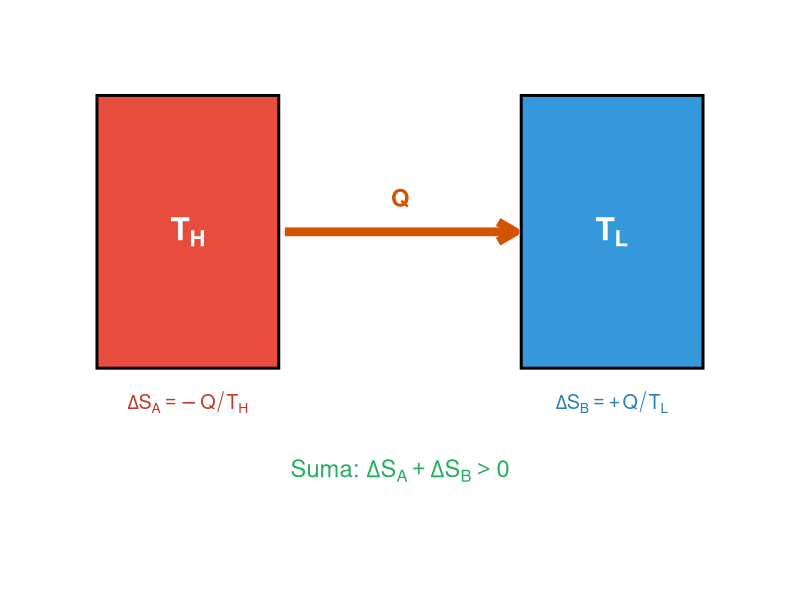
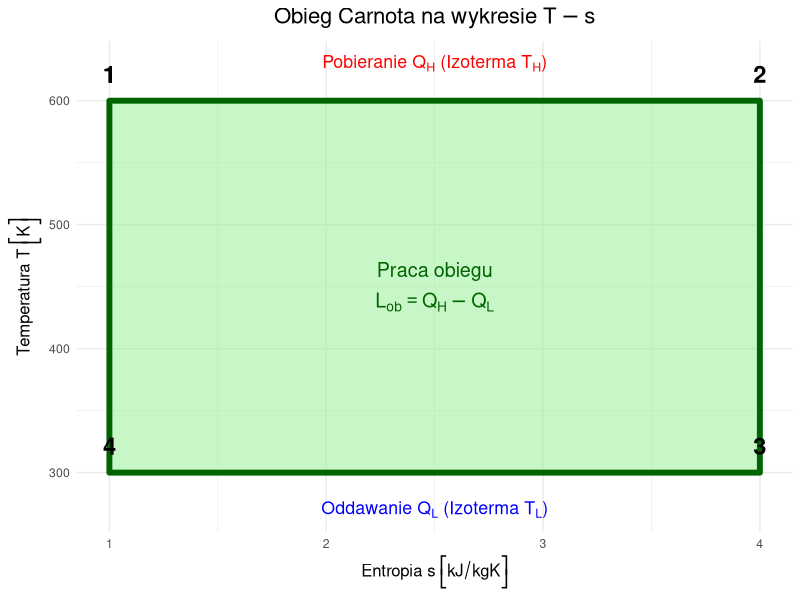

Source code (R) for these figures, in order:
## ---- chunk 1
#| echo: false
#| warning: false
#| message: false
library(ggplot2)
theme_set(theme_minimal(base_size = 18))
## ---- chunk 2
#| label: heat-entropy-flow
#| echo: false
#| fig-width: 6
#| fig-height: 4

# Dane do wykresu przypływu ciepła
flow_data <- data.frame(
  x = c(0, 5, 10),
  y = c(5, 5, 5),
  label = c("Ciało Gorące\n(Th)", "Przepływ Q", "Ciało Zimne\n(Tl)")
)

ggplot() +
  # Blok A (Gorący)
  geom_rect(aes(xmin=0, xmax=3, ymin=3, ymax=7), fill="#e74c3c", color="black", size=1) +
  annotate("text", x=1.5, y=5, label="bold(T[H])", parse=TRUE, size=8, color="white") +
  
  # Blok B (Zimny)
  geom_rect(aes(xmin=7, xmax=10, ymin=3, ymax=7), fill="#3498db", color="black", size=1) +
  annotate("text", x=8.5, y=5, label="bold(T[L])", parse=TRUE, size=8, color="white") +
  
  # Strzałka Q
  geom_segment(aes(x=3.1, xend=6.9, y=5, yend=5), arrow=arrow(length=unit(0.5,"cm")), color="#d35400", size=3) +
  annotate("text", x=5, y=5.5, label="Q", size=6, fontface="bold", color="#d35400") +
  
  # Strzałki Entropii (Zmiany)
  # A: Spadek
  annotate("text", x=1.5, y=2.5, label="Delta*S[A] == -Q/T[H]", parse=TRUE, size=5, color="#c0392b", fontface="bold") +
  
  # B: Wzrost
  annotate("text", x=8.5, y=2.5, label="Delta*S[B] == +Q/T[L]", parse=TRUE, size=5, color="#2980b9", fontface="bold") +
  
  # Suma
  annotate("text", x=5, y=1.5, label="'Suma: ' * Delta*S[A] + Delta*S[B] > 0", parse=TRUE, size=6, color="#27ae60", fontface="bold") +

  xlim(-1, 11) + ylim(0, 8) +
  theme_void()
## ---- chunk 3
#| label: carnot-ts
#| echo: false
#| fig-width: 6
#| fig-height: 5

library(ggplot2)

# Dane do wykresu (bez zmian)
df_carnot <- data.frame(
  s = c(1, 4, 4, 1, 1),
  T = c(600, 600, 300, 300, 600),
  Label = c("1", "2", "3", "4", "1")
)

ggplot(df_carnot, aes(x=s, y=T)) +
  # Obszar cyklu
  # Zmiana: size -> linewidth (nowy standard ggplot2)
  geom_polygon(fill="lightgreen", alpha=0.5, color="darkgreen", linewidth=2) +
  
  # Oznaczenia punktów 1-4
  geom_text(aes(label=Label), vjust=-1, size=6, fontface="bold") +
  
  # --- OPISY Z FORMATOWANIEM MATEMATYCZNYM (parse = TRUE) ---
  
  # 1. Środek (Praca = Ciepło Netto)
  # Używamy atop(), żeby zrobić dwie linijki tekstu matematycznego
  annotate("text", x=2.5, y=450, 
           label = "atop('Praca obiegu', L[ob] == Q[H] - Q[L])", 
           fontface="bold", color="darkgreen", size=5, parse=TRUE) +
  
  # 2. Góra (Pobieranie ciepła)
  # 'Text' * Zmienna skleja napis z symbolem
  annotate("text", x=2.5, y=630, 
           label = "'Pobieranie ' * Q[H] * ' (Izoterma ' * T[H] * ')'", 
           color="red", size=4.5, parse=TRUE) +
  
  # 3. Dół (Oddawanie ciepła)
  annotate("text", x=2.5, y=270, 
           label = "'Oddawanie ' * Q[L] * ' (Izoterma ' * T[L] * ')'", 
           color="blue", size=4.5, parse=TRUE) +
  
  # --- ESTETYKA ---
  theme_minimal() +
  # Formatowanie osi z jednostkami w nawiasach
  labs(
    title = expression(paste("Obieg Carnota na wykresie ", T-s)),
    x = expression("Entropia " * s ~ bgroup("[", kJ/kgK, "]")),
    y = expression("Temperatura " * T ~ bgroup("[", K, "]"))
  ) +
  theme(
    plot.title = element_text(hjust = 0.5, face = "bold", size = 16),
    axis.title = element_text(size = 12)
  )
